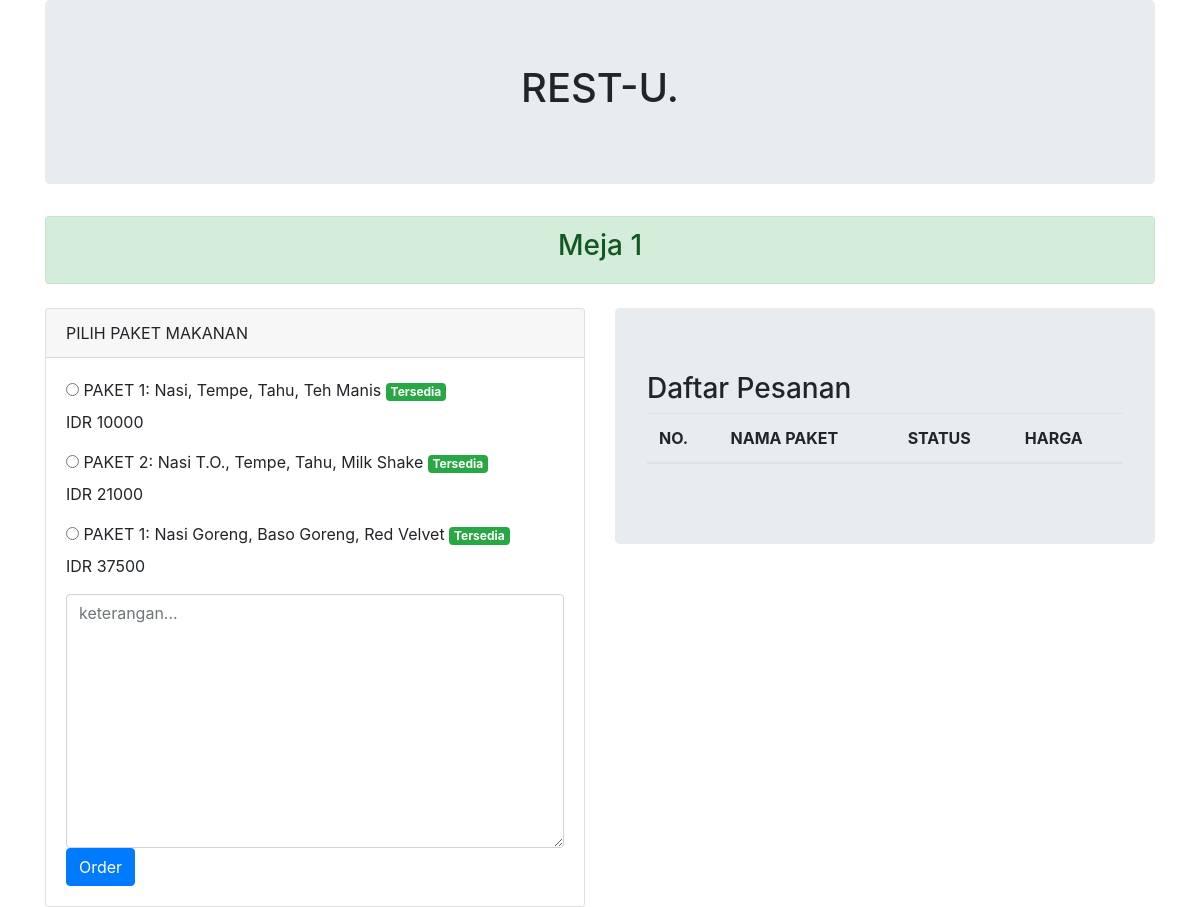
The app's page /index.php (signed in) with its own data.
### tables this page shows
CREATE TABLE `masakan` (
  `id_masakan` int(11) NOT NULL,
  `nama_masakan` text,
  `harga` float DEFAULT NULL,
  `status_masakan` varchar(20) DEFAULT NULL
);

### konten/order.php (the view, shortened to what this page needs)
<div class="col-6">
  <div class="card">
    <div class="card-header">
      PILIH PAKET MAKANAN
    </div>
    <div class="card-body">
      <form action="" method="post">
      <?php
      $query = mysqli_query($konek, "select * from masakan");
      while($row = mysqli_fetch_array($query)) {
        if ($row[3]) {
          $badge = "badge-success";
        } else {
          $badge = "badge-danger";
        }
        ?>
        <div class="form-group">
          <input type="radio" name="id_masakan" value="<?php print $row[0]?>" id="<?php print $row[0]?>">
          <label for="<?php print $row[0]?>"><?php print $row[1]?></label>
          <div class="badge <?php print $badge?>"><?php print $row[3]?></div>
          <div>IDR <?php print $row[2]?></div>
        </div>
      <?php } ?>
        <textarea name="keterangan" class="form-control" cols="30" rows="10" placeholder="keterangan..."></textarea>
        <button type="submit" class="btn btn-primary" name="order">Order</button>
      </form>
    </div>
  </div>
</div>
<div class="col">
  <div class="jumbotron">
    <h3>Daftar Pesanan</h3>
    <table class="table">
      <thead>
        <tr>
          <th>NO.</th>
          <th>NAMA PAKET</th>
          <th>STATUS</th>
          <th>HARGA</th>
        </tr>
      </thead>
    </table>
  </div>
</div>

### records on screen
masakan: nama_masakan "PAKET 1: Nasi, Tempe, Tahu, Teh Manis", status_masakan "Tersedia", harga "10000"
masakan: nama_masakan "PAKET 2: Nasi T.O., Tempe, Tahu, Milk Shake", status_masakan "Tersedia", harga "21000"
masakan: nama_masakan "PAKET 1: Nasi Goreng, Baso Goreng, Red Velvet", status_masakan "Tersedia", harga "37500"

### other values on screen
$_SESSION['nama_user'] "Meja 1"
